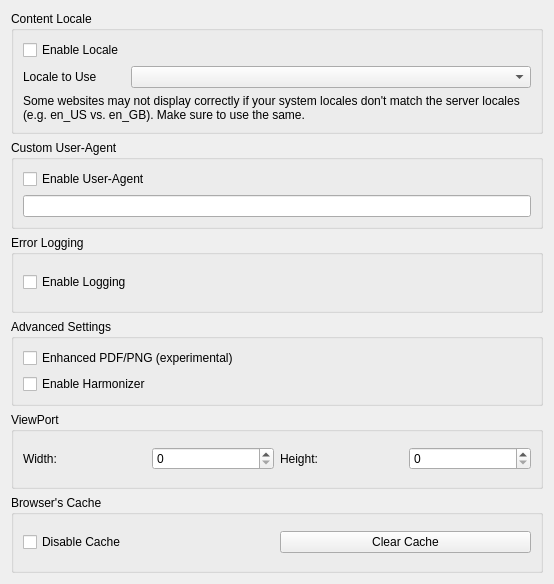
<?xml version="1.0" encoding="UTF-8"?>
<ui version="4.0">
 <class>SettingsContent</class>
 <widget class="QWidget" name="SettingsContent">
  <property name="geometry">
   <rect>
    <x>0</x>
    <y>0</y>
    <width>554</width>
    <height>584</height>
   </rect>
  </property>
  <property name="windowTitle">
   <string>Form</string>
  </property>
  <layout class="QVBoxLayout" name="verticalLayout">
   <item>
    <widget class="QGroupBox" name="groupBox_5">
     <property name="title">
      <string>Content Locale</string>
     </property>
     <layout class="QFormLayout" name="formLayout_2">
      <item row="1" column="0">
       <widget class="QLabel" name="label_3">
        <property name="text">
         <string>Locale to Use</string>
        </property>
       </widget>
      </item>
      <item row="1" column="1">
       <widget class="QComboBox" name="comboLocale">
        <property name="minimumSize">
         <size>
          <width>175</width>
          <height>0</height>
         </size>
        </property>
       </widget>
      </item>
      <item row="2" column="0" colspan="2">
       <widget class="QLabel" name="label_4">
        <property name="text">
         <string>&lt;html&gt;&lt;head/&gt;&lt;body&gt;&lt;p&gt;Some websites may not display correctly if your system locales don't match the server locales (e.g. en_US vs. en_GB). Make sure to use the same.&lt;/p&gt;&lt;/body&gt;&lt;/html&gt;</string>
        </property>
        <property name="wordWrap">
         <bool>true</bool>
        </property>
       </widget>
      </item>
      <item row="0" column="0">
       <widget class="QCheckBox" name="cbEnableLocale">
        <property name="text">
         <string>Enable Locale</string>
        </property>
       </widget>
      </item>
     </layout>
    </widget>
   </item>
   <item>
    <widget class="QGroupBox" name="groupBox_6">
     <property name="title">
      <string>Custom User-Agent</string>
     </property>
     <layout class="QVBoxLayout" name="verticalLayout_4">
      <item>
       <widget class="QCheckBox" name="cbUseCustomUA">
        <property name="text">
         <string>Enable User-Agent</string>
        </property>
       </widget>
      </item>
      <item>
       <widget class="QLineEdit" name="lineCustomUA">
        <property name="minimumSize">
         <size>
          <width>250</width>
          <height>0</height>
         </size>
        </property>
       </widget>
      </item>
     </layout>
    </widget>
   </item>
   <item>
    <widget class="QGroupBox" name="gb_logs">
     <property name="title">
      <string>Error Logging</string>
     </property>
     <layout class="QHBoxLayout" name="horizontalLayout">
      <item>
       <widget class="QCheckBox" name="cbEnableDebug">
        <property name="text">
         <string>Enable Logging</string>
        </property>
       </widget>
      </item>
     </layout>
    </widget>
   </item>
   <item>
    <widget class="QGroupBox" name="groupBox_2">
     <property name="title">
      <string>Advanced Settings</string>
     </property>
     <layout class="QVBoxLayout" name="verticalLayout_2">
      <item>
       <widget class="QCheckBox" name="cbEnhanceExport">
        <property name="text">
         <string>Enhanced PDF/PNG (experimental)</string>
        </property>
       </widget>
      </item>
      <item>
       <widget class="QCheckBox" name="cbEnableHarmonizer">
        <property name="text">
         <string>Enable Harmonizer</string>
        </property>
       </widget>
      </item>
     </layout>
    </widget>
   </item>
   <item>
    <widget class="QGroupBox" name="groupBox_4">
     <property name="title">
      <string>ViewPort</string>
     </property>
     <layout class="QHBoxLayout" name="horizontalLayout_3">
      <item>
       <widget class="QLabel" name="label">
        <property name="text">
         <string>Width:</string>
        </property>
       </widget>
      </item>
      <item>
       <widget class="QSpinBox" name="spinWidth">
        <property name="minimumSize">
         <size>
          <width>100</width>
          <height>0</height>
         </size>
        </property>
        <property name="maximum">
         <number>9999999</number>
        </property>
       </widget>
      </item>
      <item>
       <widget class="QLabel" name="label_2">
        <property name="text">
         <string>Height:</string>
        </property>
       </widget>
      </item>
      <item>
       <widget class="QSpinBox" name="spinHeight">
        <property name="minimumSize">
         <size>
          <width>100</width>
          <height>0</height>
         </size>
        </property>
        <property name="maximum">
         <number>9999999</number>
        </property>
       </widget>
      </item>
     </layout>
    </widget>
   </item>
   <item>
    <widget class="QGroupBox" name="groupBox_3">
     <property name="title">
      <string>Browser's Cache</string>
     </property>
     <layout class="QHBoxLayout" name="horizontalLayout_2">
      <item>
       <widget class="QCheckBox" name="cbDisableSimpleBrowserCache">
        <property name="text">
         <string>Disable Cache</string>
        </property>
       </widget>
      </item>
      <item>
       <widget class="QPushButton" name="pushButton_3">
        <property name="text">
         <string>Clear Cache</string>
        </property>
       </widget>
      </item>
     </layout>
    </widget>
   </item>
  </layout>
 </widget>
 <resources/>
 <connections/>
</ui>
